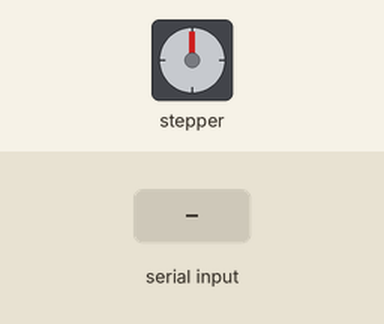
This sketch was run on a simulated Arduino Uno, built with avr-gcc and run on an emulated ATmega328P. Parts: stepper motor. Inputs (shaded band) come from the test bench. Stepper angles assume 2048 steps per turn.

Above: at 1.2 s.
1.3 s: "2\n" received over Serial
Timing chart, 0 to 4.3 s (numbered marks = the images above; inputs shaded):
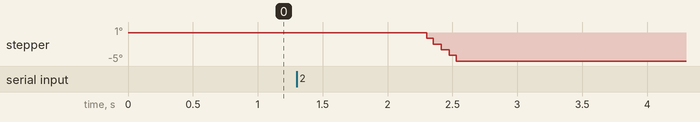

The sketch:

KineticCabinet.ino
```cpp
#include <AccelStepper.h>
#include "Gear.h"


// constants
const int PORT_NUMBER = 9600;
const float MAX_MOTOR_SPEED = 440.0;
const float MIN_MOTOR_SPEED = 220.0;
const float MOTOR_SPEED_DIFF = 220.0;


// vars
Gear gear01(1);
Gear gear02(2);
Gear gear03(3);
Gear gear04(4);
Gear gear05(5);
Gear gear06(6);
Gear gear07(7);
Gear gear08(8);
Gear gear09(9);
Gear gear10(10);
Gear gear11(11);
Gear gear12(12);

AccelStepper motor01; // Defaults to pins 2, 3, 4, 5           // small
AccelStepper motor02(AccelStepper::FULL4WIRE, 6, 7, 8, 9);     // medium
AccelStepper motor03(AccelStepper::FULL4WIRE, 10, 11, 12, 13); // big
AccelStepper motor04(AccelStepper::FULL4WIRE, 14, 15, 16, 17); // medium
AccelStepper motor05(AccelStepper::FULL4WIRE, 18, 19, 20, 21); // big
AccelStepper motor06(AccelStepper::FULL4WIRE, 22, 23, 24, 25); // small
AccelStepper motor07(AccelStepper::FULL4WIRE, 26, 27, 28, 29); // medium
AccelStepper motor08(AccelStepper::FULL4WIRE, 30, 31, 32, 33); // big
AccelStepper motor09(AccelStepper::FULL4WIRE, 34, 35, 36, 37); // medium
AccelStepper motor10(AccelStepper::FULL4WIRE, 38, 39, 40, 41); // small
AccelStepper motor11(AccelStepper::FULL4WIRE, 42, 43, 44, 45); // medium
AccelStepper motor12(AccelStepper::FULL4WIRE, 46, 47, 48, 49); // small


// arduino methods
void setup() {
  // set max speed for motors
  initMotorsSpeed();

  // init serial communications
  Serial.begin(PORT_NUMBER);
}

void loop() {
  // read serial data
  String serialData;
  if (Serial.available()) {
    serialData = Serial.readString();
  }

  // split data
  int splitterIndex = serialData.indexOf(',');
  String gearIdStr = serialData.substring(0, splitterIndex);
  String rotationRatioStr = serialData.substring(1, splitterIndex);

  // cast data
  int gearId = gearIdStr.toInt();
  float rotationRatio = rotationRatioStr.toFloat();

  // TODO: improve with a loop?
  switch (gearId) {
    case 2:
      triggerGear01(rotationRatio);
      break;
  }

  // update gears
  gear01.update();

  // run motors accordingly
  if (gear01.isTriggered) {
    motor01.runSpeed();
  }

  delay(10);
}


// methods definitions
void initMotorsSpeed() {
  // set max speed for motors
  motor01.setMaxSpeed(MAX_MOTOR_SPEED);
  motor02.setMaxSpeed(MAX_MOTOR_SPEED);
  motor03.setMaxSpeed(MAX_MOTOR_SPEED);
  motor04.setMaxSpeed(MAX_MOTOR_SPEED);
  motor05.setMaxSpeed(MAX_MOTOR_SPEED);
  motor06.setMaxSpeed(MAX_MOTOR_SPEED);
  motor07.setMaxSpeed(MAX_MOTOR_SPEED);
  motor08.setMaxSpeed(MAX_MOTOR_SPEED);
  motor09.setMaxSpeed(MAX_MOTOR_SPEED);
  motor10.setMaxSpeed(MAX_MOTOR_SPEED);
  motor11.setMaxSpeed(MAX_MOTOR_SPEED);
  motor12.setMaxSpeed(MAX_MOTOR_SPEED);

  // set speed for motors
  motor01.setSpeed(MIN_MOTOR_SPEED);
  motor02.setSpeed(MIN_MOTOR_SPEED);
  motor03.setSpeed(MIN_MOTOR_SPEED);
  motor04.setSpeed(MIN_MOTOR_SPEED);
  motor05.setSpeed(MIN_MOTOR_SPEED);
  motor06.setSpeed(MIN_MOTOR_SPEED);
  motor07.setSpeed(MIN_MOTOR_SPEED);
  motor08.setSpeed(MIN_MOTOR_SPEED);
  motor09.setSpeed(MIN_MOTOR_SPEED);
  motor10.setSpeed(MIN_MOTOR_SPEED);
  motor11.setSpeed(MIN_MOTOR_SPEED);
  motor12.setSpeed(MIN_MOTOR_SPEED);
}

// FIXME: for some ridiculous and unknown reason,
// cannot use arrays to get motors and gears
void triggerGear01(float rotationRatio) {
  // set speed and direction
  if (rotationRatio > 0) {
    motor01.setSpeed(MIN_MOTOR_SPEED);
  } else {
    motor01.setSpeed(MIN_MOTOR_SPEED * -1);
  }

  gear01.trigger();
}

void triggerGear02(float rotationRatio) {
  // set speed and direction
  if (rotationRatio > 0) {
    motor02.setSpeed(MIN_MOTOR_SPEED);
  } else {
    motor02.setSpeed(MIN_MOTOR_SPEED * -1);
  }

  gear02.trigger();
}

void triggerGear03(float rotationRatio) {
  // set speed and direction
  if (rotationRatio > 0) {
    motor03.setSpeed(MIN_MOTOR_SPEED);
  } else {
    motor03.setSpeed(MIN_MOTOR_SPEED * -1);
  }

  gear03.trigger();
}

void triggerGear04(float rotationRatio) {
  // set speed and direction
  if (rotationRatio > 0) {
    motor04.setSpeed(MIN_MOTOR_SPEED);
  } else {
    motor04.setSpeed(MIN_MOTOR_SPEED * -1);
  }

  gear04.trigger();
}

void triggerGear05(float rotationRatio) {
  // set speed and direction
  if (rotationRatio > 0) {
    motor05.setSpeed(MIN_MOTOR_SPEED);
  } else {
    motor05.setSpeed(MIN_MOTOR_SPEED * -1);
  }

  gear05.trigger();
}

void triggerGear06(float rotationRatio) {
  // set speed and direction
  if (rotationRatio > 0) {
    motor06.setSpeed(MIN_MOTOR_SPEED);
  } else {
    motor06.setSpeed(MIN_MOTOR_SPEED * -1);
  }

  gear06.trigger();
}

void triggerGear07(float rotationRatio) {
  // set speed and direction
  if (rotationRatio > 0) {
    motor07.setSpeed(MIN_MOTOR_SPEED);
  } else {
    motor07.setSpeed(MIN_MOTOR_SPEED * -1);
  }

  gear07.trigger();
}

void triggerGear08(float rotationRatio) {
  // set speed and direction
  if (rotationRatio > 0) {
    motor08.setSpeed(MIN_MOTOR_SPEED);
  } else {
    motor08.setSpeed(MIN_MOTOR_SPEED * -1);
  }

  gear08.trigger();
}

void triggerGear09(float rotationRatio) {
  // set speed and direction
  if (rotationRatio > 0) {
    motor09.setSpeed(MIN_MOTOR_SPEED);
  } else {
    motor09.setSpeed(MIN_MOTOR_SPEED * -1);
  }

  gear09.trigger();
}

void triggerGear10(float rotationRatio) {
  // set speed and direction
  if (rotationRatio > 0) {
    motor10.setSpeed(MIN_MOTOR_SPEED);
  } else {
    motor10.setSpeed(MIN_MOTOR_SPEED * -1);
  }

  gear10.trigger();
}

void triggerGear11(float rotationRatio) {
  // set speed and direction
  if (rotationRatio > 0) {
    motor11.setSpeed(MIN_MOTOR_SPEED);
  } else {
    motor11.setSpeed(MIN_MOTOR_SPEED * -1);
  }

  gear11.trigger();
}

void triggerGear12(float rotationRatio) {
  // set speed and direction
  if (rotationRatio > 0) {
    motor12.setSpeed(MIN_MOTOR_SPEED);
  } else {
    motor12.setSpeed(MIN_MOTOR_SPEED * -1);
  }

  gear12.trigger();
}
```

Gear.h
```cpp
class Gear{

private:
  // constants
  int ROTATION_DURATION = 250;

  // vars
  int rotationEndTime = -1;

public:
  // vars
  int id = -1;
  bool isTriggered = false;


  // constructor
  Gear(int _id) {
    id = _id;
  }


  // methods definitions
  void trigger() {
    if (isTriggered) {
      return;
    }

    isTriggered = true;
    rotationEndTime = millis() + ROTATION_DURATION;
  }

  void update() {
    if (isTriggered) {
      if (millis() >= rotationEndTime) {
        isTriggered = false;
      }
    }
  }
};
```
